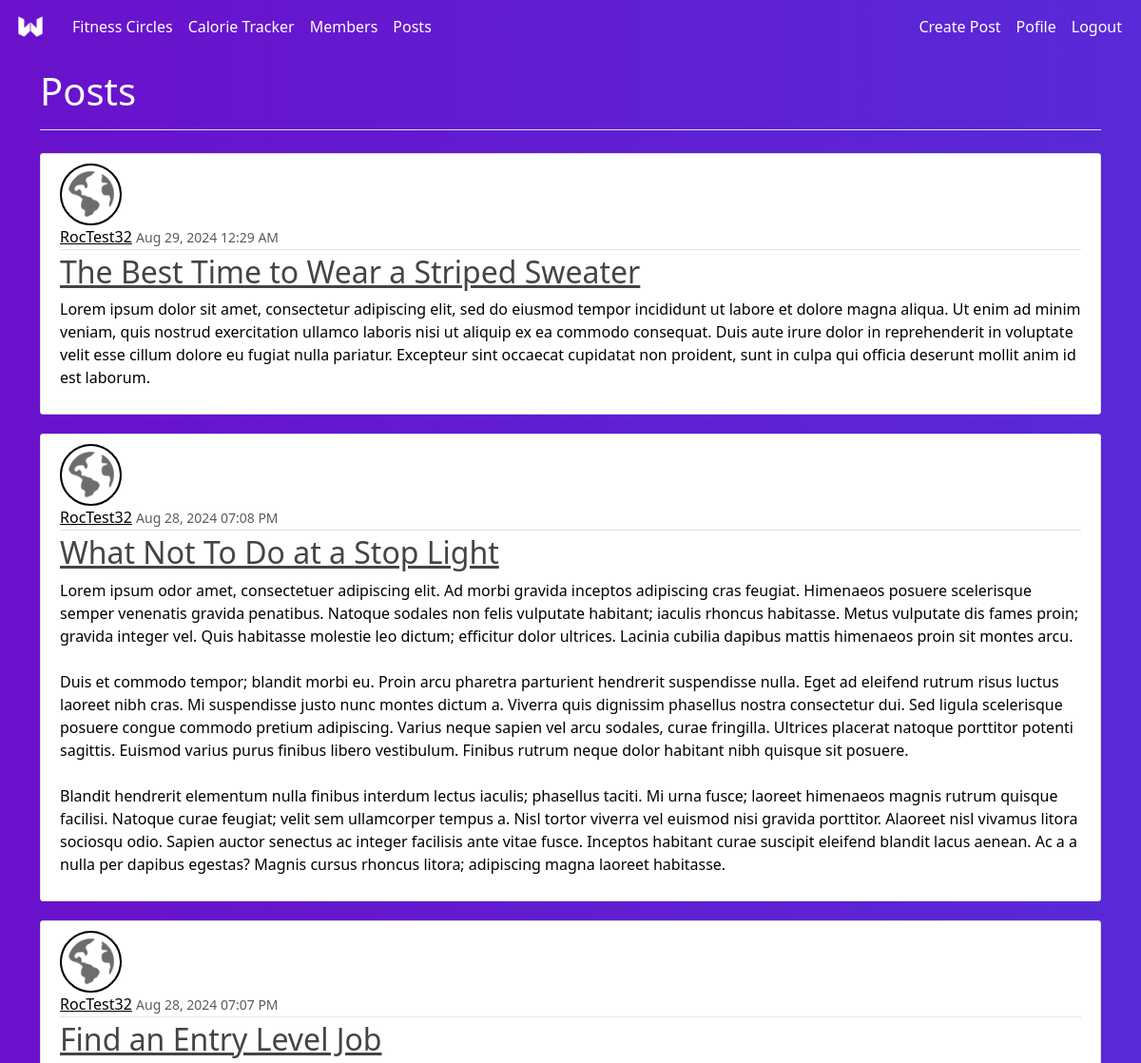
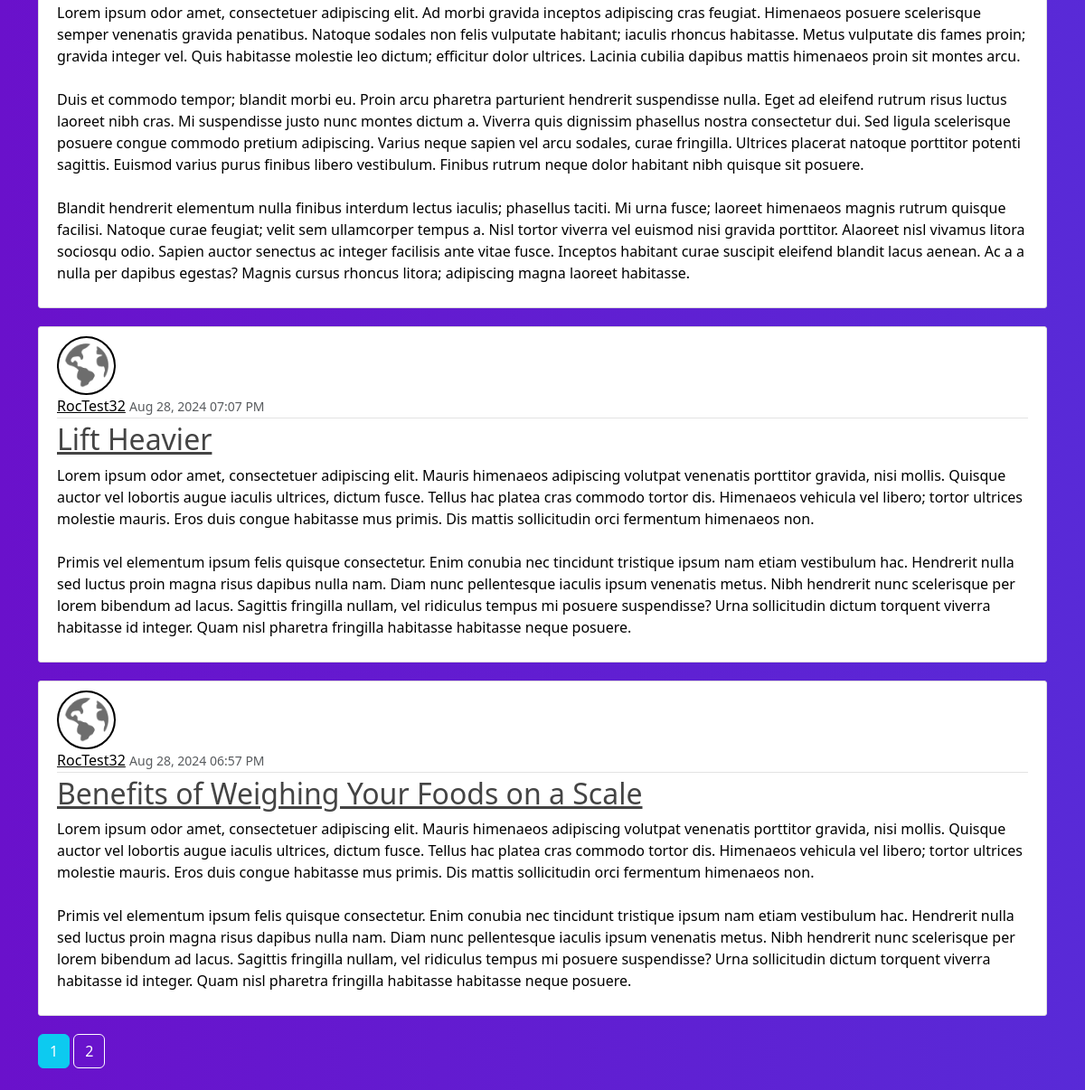
Screenshot of /posts (signed in) with the database file from the repository (2 pictures, top to bottom).
### WeeklyWeighIn/models.py (models this page shows, shortened)
class Post(db.Model):
    id = db.Column(db.Integer, primary_key=True)
    title = db.Column(db.String(100), nullable=False)
    date_posted = db.Column(db.DateTime, nullable=False, default=datetime.utcnow)
    content = db.Column(db.Text, nullable=False)
    user_id = db.Column(db.Integer, db.ForeignKey('users.id'), nullable=False)
    comments = db.relationship('Comment', backref='post', lazy=True)

class Users(db.Model, UserMixin):
    id = db.Column(db.Integer, primary_key=True)
    first_name = db.Column(db.String(20), nullable=False)
    last_name = db.Column(db.String(20), nullable=False)
    username = db.Column(db.String(20), unique=True, nullable=False)
    email = db.Column(db.String(120), unique=True, nullable=False)
    image_file = db.Column(db.String(20), nullable=False, default='default.jpg')
    password = db.Column(db.String(60), nullable=False)
    posts = db.relationship('Post', backref='author', lazy=True)
    comments = db.relationship('Comment', backref='comment_author', lazy=True)

### WeeklyWeighIn/routes.py (the view)
@app.route("/posts")
@login_required
def posts():
    page = request.args.get('page', 1, type=int)
    posts = Post.query.order_by(Post.date_posted.desc()).paginate(page=page, per_page=5)
    return render_template('posts.html', title='Posts', posts=posts)

### WeeklyWeighIn/models.py (called while the page is built)
@login_manager.user_loader
def load_user(user_id):
    return Users.query.get(int(user_id))

### WeeklyWeighIn/templates/posts.html (shortened to what this page needs)
{% extends 'base.html' %}
{% set page_title = "Posts" %}
{% block content %}
<div class="container">
  {% for post in posts %}
  <article class="media content-section">
    <img class="rounded-circle article-img"
      src="{{ url_for('static', filename='photos/profile_pics/' + post.author.image_file) }}" alt="I" style="border: 2px solid #000000; background-color: #6d6d6d">
    <div class="media-body">
      <div class="article-metadata">
        <a class="mr-2" href="{{ url_for('user_posts', username=post.author.username)}}" style="color: black;">{{ post.author.username }}</a>
        <small class="text-muted">{{ post.date_posted.strftime('%b %d, %Y %I:%M %p') }}</small>
      </div>
      <h2><a class="article-title" href="{{ url_for('post', post_id=post.id)}}">{{ post.title }}</a></h2>
      <p class="article-content" style="color: black;">{{ post.content }}</p>
    </div>
  </article>
  {% endfor %}
  {% for page_num in posts.iter_pages(left_edge=1, right_edge=1, left_current=1, right_current=2) %}
    {% if page_num %}
      {% if posts.page == page_num %}
      <a class="btn btn-info mb-4" href="{{ url_for('posts', page=page_num) }}">{{ page_num }}</a>
      {% else %}
      <a class="btn btn-outline-info mb-4" href="{{ url_for('posts', page=page_num) }}">{{ page_num }}</a>
      {% endif %}
  {% else %}
  ...
  {% endif %}
  {% endfor %}
  {% endblock %}

### WeeklyWeighIn/static/css/styles.css (style rules this page uses)
body { background: #6a11cb; background: -webkit-linear-gradient(to right, rgba(106, 17, 203, 1), rgba(37, 117, 252, 1)); background: linear-gradient(to right, rgba(106, 17, 203, 1), rgba(37, 117, 252, 1)); overflow: hidden; }
h1, h2, h3, h4, h5, h6 { color: #444444; }
.content-section { background: #ffffff; padding: 10px 20px; border: 1px solid #dddddd; border-radius: 3px; margin-bottom: 20px; }
.article-title { color: #444444; }
.article-content { white-space: pre-line; }
.article-img { height: 65px; width: 65px; margin-right: 16px; }
.article-metadata { padding-bottom: 1px; margin-bottom: 4px; border-bottom: 1px solid #e3e3e3 }

### WeeklyWeighIn/templates/base.html (style rules this page uses)
body { background: linear-gradient(to right, rgba(106, 17, 203, 1), rgba(37, 117, 252, 1)); background-size: 400% 400%; animation: gradient 15s ease infinite; height: 100vh; color: white; overflow: auto; }
h1, h2, h3 { color: white; }
li, a { color: white; }

### WeeklyWeighIn/templates/posts.html (style rules this page uses)
body { overflow: auto; }
.btn { color: white; }
.btn-outline-info { color: white; border-color: white; }

### rows the page displays
Post: image_file (picture), author.username "RocTest32", date_posted "Aug 29, 2024 12:29 AM", title "The Best Time to Wear a Striped Sweater", content "Lorem ipsum dolor sit amet, consectetur adipiscing elit, sed do eiusmod tempor incididunt ut labore et dolore magna aliqua. Ut enim ad minim veniam, quis nostrud exercitation ullamco laboris nisi ut aliquip ex ea commodo consequat. Duis aute irure dolor in reprehenderit in voluptate velit esse cillum dolore eu fugiat nulla pariatur. Excepteur sint occaecat cupidatat non proident, sunt in culpa qui officia deserunt mollit anim id est laborum."
Post: image_file (picture), author.username "RocTest32", date_posted "Aug 28, 2024 07:08 PM", title "What Not To Do at a Stop Light", content "Lorem ipsum odor amet, consectetuer adipiscing elit. Ad morbi gravida inceptos adipiscing cras feugiat. Himenaeos posuere scelerisque semper venenatis gravida penatibus. Natoque sodales non felis vulputate habitant; iaculis rhoncus habitasse. Metus vulputate dis fames proin; gravida integer vel. Quis habitasse molestie leo dictum; efficitur dolor ultrices. Lacinia cubilia dapibus mattis himenaeos proin sit montes arcu. Duis et commodo tempor; blandit morbi eu. Proin arcu pharetra parturient hendrerit suspendisse nulla. Eget ad eleifend rutrum risus luctus laoreet nibh cras. Mi suspendisse justo nunc montes dictum a. Viverra quis dignissim phasellus nostra consectetur dui. Sed ligula…"
Post: image_file (picture), author.username "RocTest32", date_posted "Aug 28, 2024 07:07 PM", title "Find an Entry Level Job", content "Lorem ipsum odor amet, consectetuer adipiscing elit. Ad morbi gravida inceptos adipiscing cras feugiat. Himenaeos posuere scelerisque semper venenatis gravida penatibus. Natoque sodales non felis vulputate habitant; iaculis rhoncus habitasse. Metus vulputate dis fames proin; gravida integer vel. Quis habitasse molestie leo dictum; efficitur dolor ultrices. Lacinia cubilia dapibus mattis himenaeos proin sit montes arcu. Duis et commodo tempor; blandit morbi eu. Proin arcu pharetra parturient hendrerit suspendisse nulla. Eget ad eleifend rutrum risus luctus laoreet nibh cras. Mi suspendisse justo nunc montes dictum a. Viverra quis dignissim phasellus nostra consectetur dui. Sed ligula…"
Post: image_file (picture), author.username "RocTest32", date_posted "Aug 28, 2024 07:07 PM", title "Lift Heavier", content "Lorem ipsum odor amet, consectetuer adipiscing elit. Mauris himenaeos adipiscing volutpat venenatis porttitor gravida, nisi mollis. Quisque auctor vel lobortis augue iaculis ultrices, dictum fusce. Tellus hac platea cras commodo tortor dis. Himenaeos vehicula vel libero; tortor ultrices molestie mauris. Eros duis congue habitasse mus primis. Dis mattis sollicitudin orci fermentum himenaeos non. Primis vel elementum ipsum felis quisque consectetur. Enim conubia nec tincidunt tristique ipsum nam etiam vestibulum hac. Hendrerit nulla sed luctus proin magna risus dapibus nulla nam. Diam nunc pellentesque iaculis ipsum venenatis metus. Nibh hendrerit nunc scelerisque per lorem bibendum ad lacus.…"
Post: image_file (picture), author.username "RocTest32", date_posted "Aug 28, 2024 06:57 PM", title "Benefits of Weighing Your Foods on a Scale", content "Lorem ipsum odor amet, consectetuer adipiscing elit. Mauris himenaeos adipiscing volutpat venenatis porttitor gravida, nisi mollis. Quisque auctor vel lobortis augue iaculis ultrices, dictum fusce. Tellus hac platea cras commodo tortor dis. Himenaeos vehicula vel libero; tortor ultrices molestie mauris. Eros duis congue habitasse mus primis. Dis mattis sollicitudin orci fermentum himenaeos non. Primis vel elementum ipsum felis quisque consectetur. Enim conubia nec tincidunt tristique ipsum nam etiam vestibulum hac. Hendrerit nulla sed luctus proin magna risus dapibus nulla nam. Diam nunc pellentesque iaculis ipsum venenatis metus. Nibh hendrerit nunc scelerisque per lorem bibendum ad lacus.…"

### other values shown
{{ title }} "Posts"
{{ page_num }} "1"
{{ page_num }} "2"
